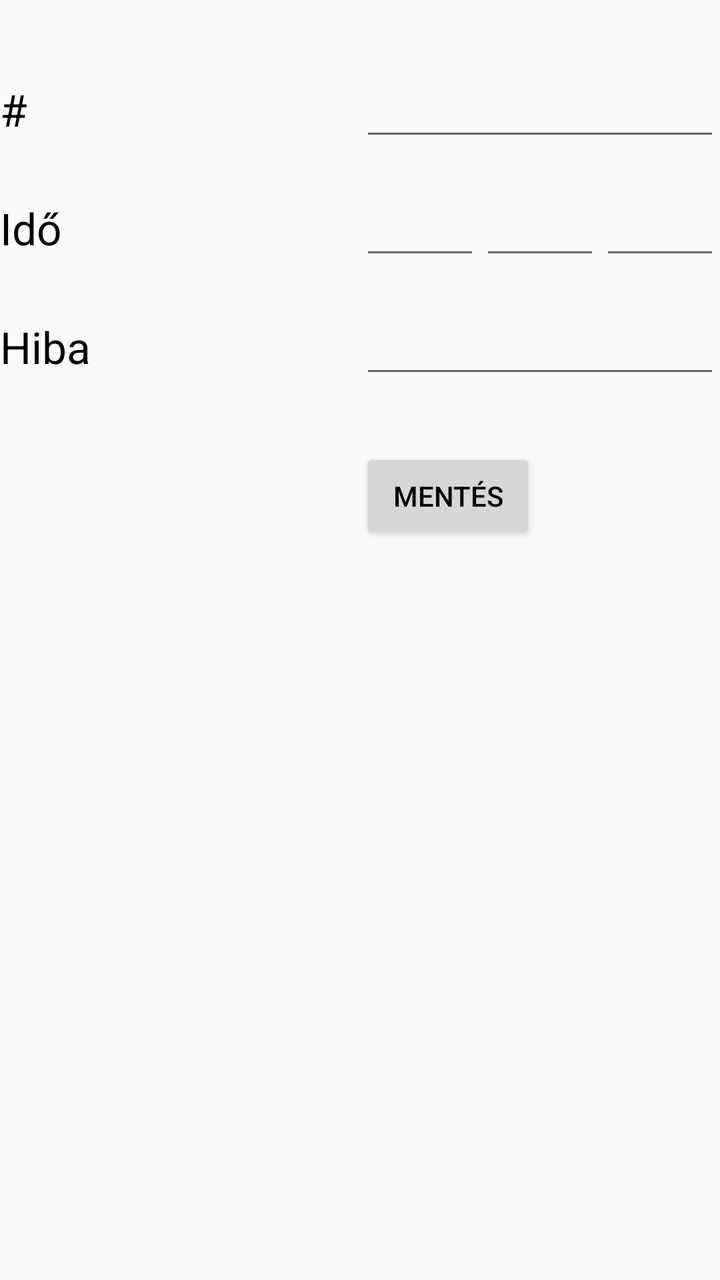
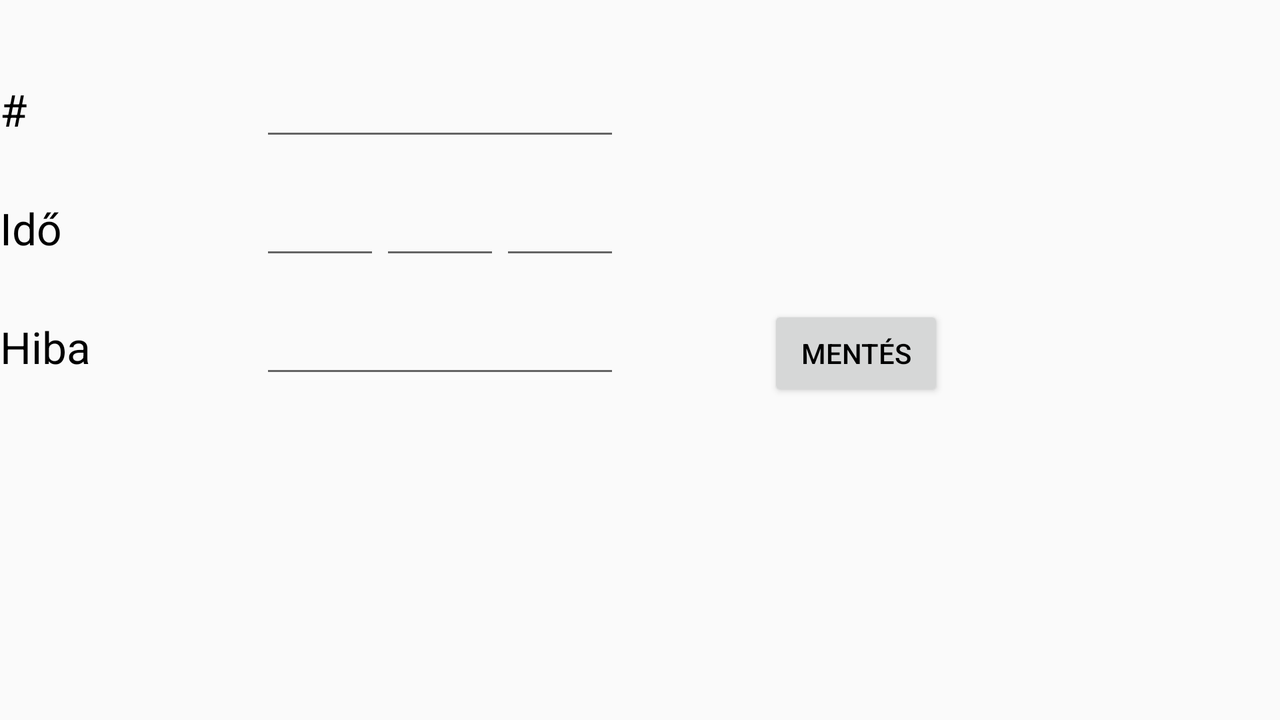

Compare how this app lays out the same screen by default and in its alternative resource folder. The renders come first, then the two layout files and the values they reference.
<!-- AndroidManifest.xml: application theme AppTheme -->
<!-- res/layout/input_trailer.xml -->
<?xml version="1.0" encoding="utf-8"?>
<RelativeLayout xmlns:android="http://schemas.android.com/apk/res/android"
    android:layout_width="match_parent"
    android:layout_height="match_parent" >

    <TextView
        android:id="@+id/inputtrailerViewNumber"
        android:layout_width="wrap_content"
        android:layout_height="wrap_content"
        android:layout_alignParentLeft="true"
        android:layout_alignParentTop="true"
        android:layout_marginTop="40dp"
        android:text="@string/data_number"
        android:textAppearance="?android:attr/textAppearanceLarge"
        android:textColor="@color/black" />

    <TextView
        android:id="@+id/inputtrailerViewTime"
        android:layout_width="wrap_content"
        android:layout_height="wrap_content"
        android:layout_alignParentLeft="true"
        android:layout_below="@+id/inputtrailerViewNumber"
        android:layout_marginTop="30dp"
        android:text="@string/data_time"
        android:textAppearance="?android:attr/textAppearanceLarge"
        android:textColor="@color/black" />

    <TextView
        android:id="@+id/inputtrailerViewError"
        android:layout_width="wrap_content"
        android:layout_height="wrap_content"
        android:layout_alignParentLeft="true"
        android:layout_below="@+id/inputtrailerViewTime"
        android:layout_marginTop="30dp"
        android:text="@string/data_error"
        android:textAppearance="?android:attr/textAppearanceLarge"
        android:textColor="@color/black" />

    <EditText
        android:id="@+id/inputtrailerEditError"
        android:layout_width="180dp"
        android:layout_height="wrap_content"
        android:layout_alignBaseline="@+id/inputtrailerViewError"
        android:layout_alignBottom="@+id/inputtrailerViewError"
        android:layout_alignParentRight="true"
        android:ems="10"
        android:inputType="number"
        android:textColor="@color/black" />

    <EditText
        android:id="@+id/inputtrailerEditMS"
        android:layout_width="60dp"
        android:layout_height="wrap_content"
        android:layout_alignBaseline="@+id/inputtrailerViewTime"
        android:layout_alignBottom="@+id/inputtrailerViewTime"
        android:layout_alignParentRight="true"
        android:ems="10"
        android:inputType="number|text"
        android:textColor="@color/black" />

    <EditText
        android:id="@+id/inputtrailerEditNumber"
        android:layout_width="180dp"
        android:layout_height="wrap_content"
        android:layout_alignBaseline="@+id/inputtrailerViewNumber"
        android:layout_alignBottom="@+id/inputtrailerViewNumber"
        android:layout_alignParentRight="true"
        android:ems="10"
        android:inputType="number"
        android:textColor="@color/black" >

        <requestFocus />
    </EditText>

    <Button
        android:id="@+id/inputtrailerbtn"
        android:layout_width="wrap_content"
        android:layout_height="wrap_content"
        android:layout_alignLeft="@+id/inputtrailerEditError"
        android:layout_below="@+id/inputtrailerEditError"
        android:layout_marginTop="30dp"
        android:text="@string/btn_save"
        android:textColor="@color/black" />

    <EditText
        android:id="@+id/inputtrailerEditP"
        android:layout_width="60dp"
        android:layout_height="wrap_content"
        android:layout_alignBaseline="@+id/inputtrailerEditMS"
        android:layout_alignBottom="@+id/inputtrailerEditMS"
        android:layout_alignLeft="@+id/inputtrailerEditError"
        android:ems="10"
        android:inputType="number"
        android:textColor="@color/black" />

    <EditText
        android:id="@+id/inputtrailerEditMP"
        android:layout_width="60dp"
        android:layout_height="wrap_content"
        android:layout_alignBaseline="@+id/inputtrailerEditMS"
        android:layout_alignBottom="@+id/inputtrailerEditMS"
        android:layout_toLeftOf="@+id/inputtrailerEditMS"
        android:ems="10"
        android:inputType="number"
        android:textColor="@color/black" />

</RelativeLayout>
<!-- resources referenced by this layout -->
<resources>
  <color name="black">#000000</color>
  <string name="btn_save">Mentés</string>
  <string name="data_error">Hiba</string>
  <string name="data_number">#</string>
  <string name="data_time">Idő</string>
  <!-- from res/values-v11/ -->
  <style name="AppTheme" parent="@style/Theme.AppCompat.Light">
          <item name="android:actionBarStyle">@style/MyActionBar</item>
          <item name="android:actionBarTabStyle">@style/MyActionBarTab</item>
          <item name="android:actionBarTabTextStyle">@style/MyABTabText</item>
          <item name="android:popupMenuStyle">@style/MyPopUp</item>
          <item name="android:dropDownListViewStyle">@style/MyDropDownList</item>
          <item name="android:actionMenuTextColor">@color/gold</item>
          <item name="android:textColor">@color/gold</item>
      </style>
  <!-- from res/values-v11/ -->
  <style name="MyActionBar" parent="@style/Widget.AppCompat.Light.ActionBar">
          <item name="android:background">@color/green</item>
          <item name="android:titleTextStyle">@style/MyABTitleText</item>
      </style>
  <!-- from res/values-v11/ -->
  <style name="MyActionBarTab" parent="@style/Widget.AppCompat.Light.ActionBar.TabView">
          <item name="android:background">@drawable/actionbar_tab_selector</item>
      </style>
  <!-- from res/values-v11/ -->
  <style name="MyABTabText" parent="@style/Widget.AppCompat.Light.ActionBar.TabText">
          <item name="android:textColor">@color/gold</item>
      </style>
  <!-- from res/values-v11/ -->
  <style name="MyPopUp" parent="@style/Widget.AppCompat.Light.ListPopupWindow">
          <item name="android:popupBackground">@color/green</item>
      </style>
  <!-- from res/values-v11/ -->
  <style name="MyDropDownList" parent="@style/Widget.AppCompat.Light.ListView.DropDown">
          <item name="android:listSelector">@drawable/dropdown_selector</item>
          <item name="android:background">@color/green</item>
      </style>
  <color name="gold">#e6b121</color>
  <color name="green">#39780f</color>
  <!-- from res/values-v11/ -->
  <style name="MyABTitleText" parent="@style/TextAppearance.AppCompat.Widget.ActionBar.Title">
          <item name="android:textColor">@color/gold</item>
      </style>
  <!-- drawable actionbar_tab_selector (drawable) -->
  <?xml version="1.0" encoding="utf-8"?>
  <selector xmlns:android="http://schemas.android.com/apk/res/android">
  
      <item android:drawable="@drawable/tab_unselected" android:state_focused="false" android:state_pressed="false" android:state_selected="false"/>
      <item android:drawable="@drawable/tab_selected" android:state_focused="false" android:state_pressed="false" android:state_selected="true"/>
      <item android:drawable="@drawable/tab_selected_pressed" android:state_pressed="true" android:state_selected="false"/>
      <item android:drawable="@drawable/tab_selected_pressed" android:state_pressed="true" android:state_selected="true"/>
  
  </selector>
  <!-- drawable dropdown_selector (drawable) -->
  <?xml version="1.0" encoding="utf-8"?>
  <selector xmlns:android="http://schemas.android.com/apk/res/android">
  
      <item android:drawable="@drawable/tab_selected_pressed" android:state_pressed="true"/>
  
  </selector>
  <!-- drawable tab_unselected: png bitmap (drawable-nodpi, 2807 bytes) -->
  <!-- drawable tab_selected: png bitmap (drawable-nodpi, 2812 bytes) -->
  <!-- drawable tab_selected_pressed: png bitmap (drawable-nodpi, 2824 bytes) -->
</resources>
<!-- res/layout-land/input_trailer.xml (the repository's variant of the layout above) -->
<!-- drawn on the phone turned sideways -->
<?xml version="1.0" encoding="utf-8"?>
<RelativeLayout xmlns:android="http://schemas.android.com/apk/res/android"
    android:layout_width="match_parent"
    android:layout_height="match_parent" >

    <TextView
        android:id="@+id/inputtrailerViewNumber"
        android:layout_width="100dp"
        android:layout_height="wrap_content"
        android:layout_alignParentLeft="true"
        android:layout_alignParentTop="true"
        android:layout_marginTop="40dp"
        android:text="@string/data_number"
        android:textAppearance="?android:attr/textAppearanceLarge"
        android:textColor="@color/black" />

    <TextView
        android:id="@+id/inputtrailerViewTime"
        android:layout_width="100dp"
        android:layout_height="wrap_content"
        android:layout_alignParentLeft="true"
        android:layout_below="@+id/inputtrailerViewNumber"
        android:layout_marginTop="30dp"
        android:text="@string/data_time"
        android:textAppearance="?android:attr/textAppearanceLarge"
        android:textColor="@color/black" />

    <TextView
        android:id="@+id/inputtrailerViewError"
        android:layout_width="100dp"
        android:layout_height="wrap_content"
        android:layout_alignParentLeft="true"
        android:layout_below="@+id/inputtrailerViewTime"
        android:layout_marginTop="30dp"
        android:text="@string/data_error"
        android:textAppearance="?android:attr/textAppearanceLarge"
        android:textColor="@color/black" />

    <EditText
        android:id="@+id/inputtrailerEditNumber"
        android:layout_width="180dp"
        android:layout_height="wrap_content"
        android:layout_alignBaseline="@+id/inputtrailerViewNumber"
        android:layout_alignBottom="@+id/inputtrailerViewNumber"
        android:layout_marginLeft="30dp"
        android:layout_toRightOf="@+id/inputtrailerViewNumber"
        android:ems="10"
        android:inputType="number"
        android:textColor="@color/black" >
    </EditText>

    <EditText
        android:id="@+id/inputtrailerEditP"
        android:layout_width="60dp"
        android:layout_height="wrap_content"
        android:layout_alignBaseline="@+id/inputtrailerViewTime"
        android:layout_alignBottom="@+id/inputtrailerViewTime"
        android:layout_alignLeft="@+id/inputtrailerEditNumber"
        android:ems="10"
        android:inputType="number"
        android:textColor="@color/black" />

    <EditText
        android:id="@+id/inputtrailerEditMP"
        android:layout_width="60dp"
        android:layout_height="wrap_content"
        android:layout_alignBaseline="@+id/inputtrailerEditP"
        android:layout_alignBottom="@+id/inputtrailerEditP"
        android:layout_toRightOf="@+id/inputtrailerEditP"
        android:ems="10"
        android:inputType="number"
        android:textColor="@color/black" />

    <EditText
        android:id="@+id/inputtrailerEditMS"
        android:layout_width="60dp"
        android:layout_height="wrap_content"
        android:layout_alignBaseline="@+id/inputtrailerEditMP"
        android:layout_alignBottom="@+id/inputtrailerEditMP"
        android:layout_alignRight="@+id/inputtrailerEditNumber"
        android:ems="10"
        android:inputType="number|text"
        android:textColor="@color/black" />

    <EditText
        android:id="@+id/inputtrailerEditError"
        android:layout_width="180dp"
        android:layout_height="wrap_content"
        android:layout_alignBaseline="@+id/inputtrailerViewError"
        android:layout_alignBottom="@+id/inputtrailerViewError"
        android:layout_alignLeft="@+id/inputtrailerEditP"
        android:ems="10"
        android:inputType="number"
        android:textColor="@color/black" />

    <Button
        android:id="@+id/inputtrailerbtn"
        android:layout_width="wrap_content"
        android:layout_height="wrap_content"
        android:layout_alignTop="@+id/inputtrailerEditError"
        android:layout_marginLeft="74dp"
        android:layout_toRightOf="@+id/inputtrailerEditError"
        android:text="@string/btn_save"
        android:textColor="@color/black" />

</RelativeLayout>
